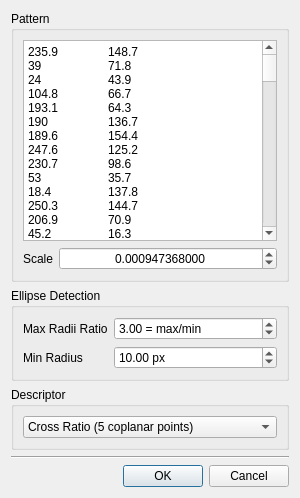
<?xml version="1.0" encoding="UTF-8"?>
<ui version="4.0">
 <class>RandomFeatureFinder</class>
 <widget class="QDialog" name="RandomFeatureFinder">
  <property name="geometry">
   <rect>
    <x>0</x>
    <y>0</y>
    <width>300</width>
    <height>498</height>
   </rect>
  </property>
  <property name="sizePolicy">
   <sizepolicy hsizetype="Minimum" vsizetype="Minimum">
    <horstretch>0</horstretch>
    <verstretch>0</verstretch>
   </sizepolicy>
  </property>
  <property name="windowTitle">
   <string>Random Feature Finder Settings</string>
  </property>
  <layout class="QVBoxLayout" name="verticalLayout">
   <item>
    <widget class="QGroupBox" name="groupBox">
     <property name="title">
      <string>Pattern</string>
     </property>
     <layout class="QFormLayout" name="formLayout_2">
      <item row="1" column="0">
       <widget class="QLabel" name="label_3">
        <property name="text">
         <string>Scale</string>
        </property>
       </widget>
      </item>
      <item row="1" column="1">
       <widget class="QDoubleSpinBox" name="scale">
        <property name="alignment">
         <set>Qt::AlignCenter</set>
        </property>
        <property name="decimals">
         <number>12</number>
        </property>
        <property name="value">
         <double>0.000947368000000</double>
        </property>
       </widget>
      </item>
      <item row="0" column="0" colspan="2">
       <widget class="QPlainTextEdit" name="points">
        <property name="horizontalScrollBarPolicy">
         <enum>Qt::ScrollBarAlwaysOff</enum>
        </property>
        <property name="plainText">
         <string notr="true">235.9	148.7
39	71.8
24	43.9
104.8	66.7
193.1	64.3
190	136.7
189.6	154.4
247.6	125.2
230.7	98.6
53	35.7
18.4	137.8
250.3	144.7
206.9	70.9
45.2	16.3
115.9	164.7
63.2	43.2
224.2	164.4
174.3	150.1
108.9	112.9
149.4	29.2
35.6	115.4
80	103.3
15.5	157.5
118.1	139.7
66.3	82.3
208.8	95.9
52.9	139.2
89.1	35.6
153.4	68.1
39.1	34.4
61.8	153.9
98.5	123
116.4	16.2
218.8	38.4
131.9	79.2
98.4	95.3
207.4	139.9
134.5	116.6
150.3	106.1
87.3	79.8
156.3	93.9
160.4	49.9
234.8	14.7
78.8	62
196	120.1
23.4	66.9
196.6	37.9
93.3	139.6
163.8	18.8
238.7	33.5
253.7	114.1
239.4	60.4
227.8	48.3
130.9	50.7
87.9	114.1
83.6	130.7
33	142.6
144.8	44.9
73	136.8
115.9	33.3
177.4	65.2
174.5	79.5
26.6	90.1
223.1	132
216.3	25.3
174.2	102.3
34.7	50.8
52.4	58
167.6	130.2
210.1	164.1
195.6	52.2
113.2	100.9
146.6	136.8
201.1	106.9
180.8	91.2
137	157.3
62.9	166.7
99.5	22.7
118.4	81.8
102.9	152.9
193.3	92.6
48.7	92
256.3	83.8
13	113
147.1	81.7
69.5	32.7
184	48.3
12	125.5
134	92
121.7	112.1
238.7	135
60.9	111.8
219.7	61.5
49.8	159.4
98.9	54.6
24.3	22.4
130.6	135
251.7	27.6
133.3	16.8
236.8	74.4
77.8	18
252.3	39.9
223	79.8
42.8	103.8
185.3	28.3
134.8	29.1
76.9	163.6
191.7	79
244.2	100.1
242.4	166.7
181.3	16.2
176.8	162
148.4	124.4
146.7	14.9
243.1	84.9
151.3	148.9
127.7	147.1
170.2	116.7
172	27.9
101	38
90.7	160.2
155.3	162.4
57.5	22.8
203	13.4
28.4	104.4
232.4	119
34.8	161.9
116.3	45.6
66.5	57.1
187.5	105.3
127.1	63.1
51.6	125.9
60.5	69.9
211.8	52.2
254.8	55.3
12.4	31.4
140.9	70.3
27.7	125.4
17.3	99.1
204.4	26.9
89.7	14.1
79.5	49.1
220.8	145.9
257.9	17
91	64.4
61.2	94.5
256.8	163.7
256.3	102.3
53.1	79.5
74.3	122.2
</string>
        </property>
       </widget>
      </item>
     </layout>
    </widget>
   </item>
   <item>
    <widget class="QGroupBox" name="groupBox_2">
     <property name="title">
      <string>Ellipse Detection</string>
     </property>
     <layout class="QFormLayout" name="formLayout">
      <item row="0" column="1">
       <widget class="QDoubleSpinBox" name="max_radius_ratio">
        <property name="prefix">
         <string/>
        </property>
        <property name="suffix">
         <string> = max/min</string>
        </property>
        <property name="minimum">
         <double>1.000000000000000</double>
        </property>
        <property name="maximum">
         <double>10.000000000000000</double>
        </property>
        <property name="value">
         <double>3.000000000000000</double>
        </property>
       </widget>
      </item>
      <item row="2" column="0">
       <widget class="QLabel" name="label_2">
        <property name="text">
         <string>Min Radius</string>
        </property>
       </widget>
      </item>
      <item row="0" column="0">
       <widget class="QLabel" name="label">
        <property name="text">
         <string>Max Radii Ratio</string>
        </property>
       </widget>
      </item>
      <item row="2" column="1">
       <widget class="QDoubleSpinBox" name="min_radius">
        <property name="suffix">
         <string> px</string>
        </property>
        <property name="maximum">
         <double>9999.989999999999782</double>
        </property>
        <property name="value">
         <double>10.000000000000000</double>
        </property>
       </widget>
      </item>
     </layout>
    </widget>
   </item>
   <item>
    <widget class="QGroupBox" name="groupBox_3">
     <property name="title">
      <string>Descriptor</string>
     </property>
     <layout class="QVBoxLayout" name="verticalLayout_2">
      <item>
       <widget class="QComboBox" name="descriptor">
        <item>
         <property name="text">
          <string>Cross Ratio (5 coplanar points)</string>
         </property>
        </item>
       </widget>
      </item>
     </layout>
    </widget>
   </item>
   <item>
    <widget class="Line" name="line">
     <property name="orientation">
      <enum>Qt::Horizontal</enum>
     </property>
    </widget>
   </item>
   <item>
    <widget class="QDialogButtonBox" name="buttonBox">
     <property name="orientation">
      <enum>Qt::Horizontal</enum>
     </property>
     <property name="standardButtons">
      <set>QDialogButtonBox::Cancel|QDialogButtonBox::Ok</set>
     </property>
    </widget>
   </item>
  </layout>
 </widget>
 <resources/>
 <connections>
  <connection>
   <sender>buttonBox</sender>
   <signal>accepted()</signal>
   <receiver>RandomFeatureFinder</receiver>
   <slot>accept()</slot>
   <hints>
    <hint type="sourcelabel">
     <x>248</x>
     <y>254</y>
    </hint>
    <hint type="destinationlabel">
     <x>157</x>
     <y>274</y>
    </hint>
   </hints>
  </connection>
  <connection>
   <sender>buttonBox</sender>
   <signal>rejected()</signal>
   <receiver>RandomFeatureFinder</receiver>
   <slot>reject()</slot>
   <hints>
    <hint type="sourcelabel">
     <x>316</x>
     <y>260</y>
    </hint>
    <hint type="destinationlabel">
     <x>286</x>
     <y>274</y>
    </hint>
   </hints>
  </connection>
 </connections>
</ui>
